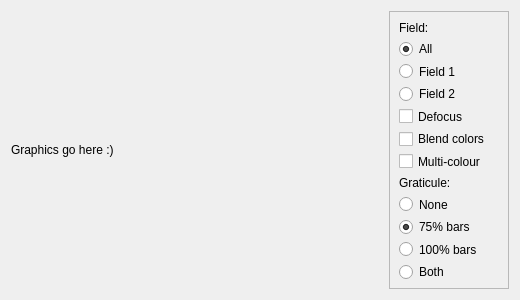
<?xml version="1.0" encoding="UTF-8"?>
<ui version="4.0">
 <class>VectorscopeDialog</class>
 <widget class="QDialog" name="VectorscopeDialog">
  <property name="geometry">
   <rect>
    <x>0</x>
    <y>0</y>
    <width>520</width>
    <height>300</height>
   </rect>
  </property>
  <property name="minimumSize">
   <size>
    <width>520</width>
    <height>300</height>
   </size>
  </property>
  <property name="maximumSize">
   <size>
    <width>16777215</width>
    <height>16777215</height>
   </size>
  </property>
  <property name="windowTitle">
   <string>Vectorscope</string>
  </property>
  <layout class="QHBoxLayout" name="horizontalLayout">
   <item>
    <widget class="QLabel" name="scopeLabel">
     <property name="text">
      <string>Graphics go here :)</string>
     </property>
    </widget>
   </item>
   <item>
    <widget class="QFrame" name="frame">
     <property name="sizePolicy">
      <sizepolicy hsizetype="Fixed" vsizetype="Preferred">
       <horstretch>0</horstretch>
       <verstretch>0</verstretch>
      </sizepolicy>
     </property>
     <property name="minimumSize">
      <size>
       <width>120</width>
       <height>0</height>
      </size>
     </property>
     <property name="frameShape">
      <enum>QFrame::StyledPanel</enum>
     </property>
     <property name="frameShadow">
      <enum>QFrame::Raised</enum>
     </property>
     <layout class="QVBoxLayout" name="verticalLayout">
      <item>
       <widget class="QLabel" name="fieldSelectLabel">
        <property name="text">
         <string>Field:</string>
        </property>
       </widget>
      </item>
      <item>
       <widget class="QRadioButton" name="fieldSelectAllRadioButton">
        <property name="text">
         <string>All</string>
        </property>
        <property name="checked">
         <bool>true</bool>
        </property>
        <attribute name="buttonGroup">
         <string notr="true">fieldSelectButtonGroup</string>
        </attribute>
       </widget>
      </item>
      <item>
       <widget class="QRadioButton" name="fieldSelectFirstRadioButton">
        <property name="text">
         <string>Field 1</string>
        </property>
        <attribute name="buttonGroup">
         <string notr="true">fieldSelectButtonGroup</string>
        </attribute>
       </widget>
      </item>
      <item>
       <widget class="QRadioButton" name="fieldSelectSecondRadioButton">
        <property name="text">
         <string>Field 2</string>
        </property>
        <attribute name="buttonGroup">
         <string notr="true">fieldSelectButtonGroup</string>
        </attribute>
       </widget>
      </item>
      <item>
       <spacer name="verticalSpacer">
        <property name="sizeHint" stdset="0">
         <size>
          <width>20</width>
          <height>40</height>
         </size>
        </property>
       </spacer>
      </item>
      <item>
       <widget class="QCheckBox" name="defocusCheckBox">
        <property name="toolTip">
         <string>&lt;html&gt;&lt;head/&gt;&lt;body&gt;&lt;p&gt;Blur the display to make small points more visible&lt;/p&gt;&lt;/body&gt;&lt;/html&gt;</string>
        </property>
        <property name="text">
         <string>Defocus</string>
        </property>
       </widget>
      </item>
      <item>
       <widget class="QCheckBox" name="blendColorCheckBox">
        <property name="toolTip">
         <string>&lt;html&gt;&lt;head/&gt;&lt;body&gt;&lt;p&gt;Blend overlapping data points&lt;/p&gt;&lt;/body&gt;&lt;/html&gt;</string>
        </property>
        <property name="text">
         <string>Blend colors</string>
        </property>
       </widget>
      </item>
      <item>
       <widget class="QCheckBox" name="multiColourCheckBox">
        <property name="toolTip">
         <string>&lt;html&gt;&lt;head/&gt;&lt;body&gt;&lt;p&gt;Colourise each point by its U/V position on the scope (BT.601 inverse matrix), so the trace hue matches the graticule target boxes. Independent of Blend colors.&lt;/p&gt;&lt;/body&gt;&lt;/html&gt;</string>
        </property>
        <property name="text">
         <string>Multi-colour</string>
        </property>
       </widget>
      </item>
      <item>
       <spacer name="verticalSpacer_2">
        <property name="orientation">
         <enum>Qt::Vertical</enum>
        </property>
        <property name="sizeHint" stdset="0">
         <size>
          <width>20</width>
          <height>40</height>
         </size>
        </property>
       </spacer>
      </item>
      <item>
       <widget class="QLabel" name="graticuleLabel">
        <property name="text">
         <string>Graticule:</string>
        </property>
       </widget>
      </item>
      <item>
       <widget class="QRadioButton" name="graticuleNoneRadioButton">
        <property name="text">
         <string>None</string>
        </property>
        <attribute name="buttonGroup">
         <string notr="true">graticuleButtonGroup</string>
        </attribute>
       </widget>
      </item>
      <item>
       <widget class="QRadioButton" name="graticule75RadioButton">
        <property name="text">
         <string>75% bars</string>
        </property>
        <property name="checked">
         <bool>true</bool>
        </property>
        <attribute name="buttonGroup">
         <string notr="true">graticuleButtonGroup</string>
        </attribute>
       </widget>
      </item>
      <item>
       <widget class="QRadioButton" name="graticule100RadioButton">
        <property name="text">
         <string>100% bars</string>
        </property>
        <attribute name="buttonGroup">
         <string notr="true">graticuleButtonGroup</string>
        </attribute>
       </widget>
      </item>
      <item>
       <widget class="QRadioButton" name="graticuleBothRadioButton">
        <property name="text">
         <string>Both</string>
        </property>
        <attribute name="buttonGroup">
         <string notr="true">graticuleButtonGroup</string>
        </attribute>
       </widget>
      </item>
     </layout>
    </widget>
   </item>
  </layout>
 </widget>
 <resources/>
 <connections/>
 <buttongroups>
  <buttongroup name="fieldSelectButtonGroup"/>
  <buttongroup name="graticuleButtonGroup"/>
 </buttongroups>
</ui>
